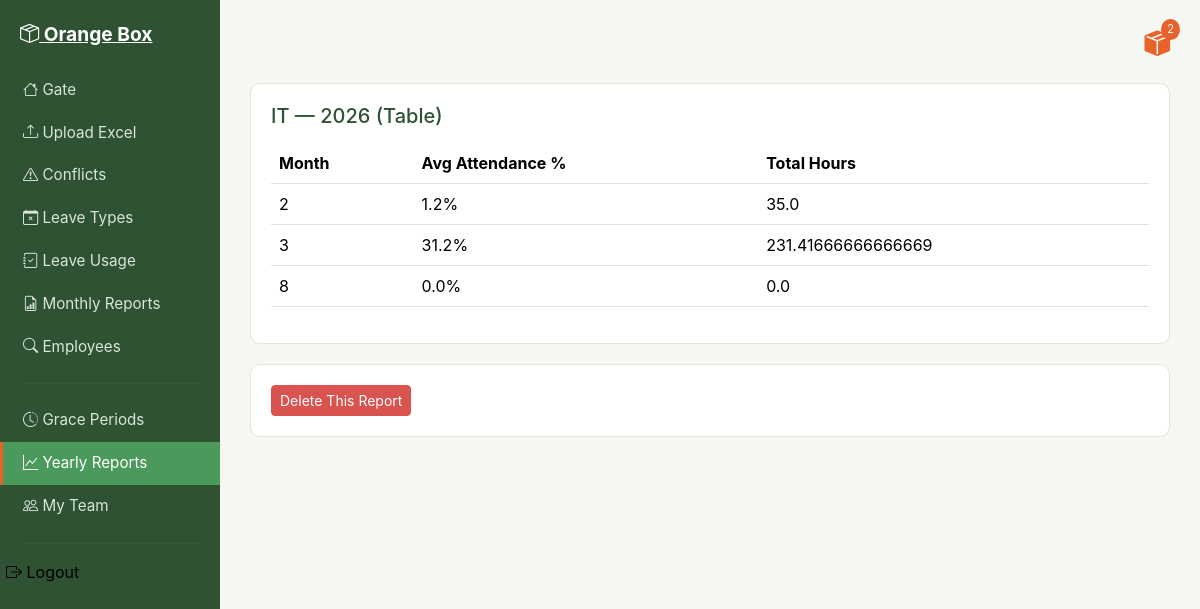
The page /reports/yearly/9/ (signed in) on the database its author committed.
### attendance/models.py (models this page shows, shortened)
class YearlyTrendReport(models.Model):
    department = models.ForeignKey(Department, on_delete=models.CASCADE)
    year = models.IntegerField()
    output_type = models.CharField(max_length=20, choices=[('table', 'Table'), ('chart', 'Chart')])
    generated_date = models.DateTimeField(auto_now_add=True)
    generated_by = models.ForeignKey(AttendanceLead, on_delete=models.CASCADE)
    categories = models.ManyToManyField(Leaves, blank=True)
    display_number = models.IntegerField(default=1)

class Department(models.Model):
    name = models.CharField(max_length=100, unique=True)

### attendance/views.py (the view, shortened to what this page needs)
# urls.py: path('reports/yearly/<int:report_id>/', views.yearly_report_detail, name='yearly_report_detail'),
@login_required
def yearly_report_detail(request, report_id):
    report = YearlyTrendReport.objects.get(id=report_id)
    monthly_summaries = []
    for month in range(1, 13):
        entries = MonthlyReportEntry.objects.filter(
            report__department=report.department, report__year=report.year, report__month=month
        )
        if entries.exists():
            avg_attendance = sum(e.attendance_percentage for e in entries) / entries.count()
            total_hours = sum(e.total_working_hours for e in entries)
            monthly_summaries.append({'month': month, 'avg_attendance': round(avg_attendance, 1), 'total_hours': total_hours})
    categories = report.categories.all()
    leave_chart_data = {}
    all_year_entries = MonthlyReportEntry.objects.filter(report__department=report.department, report__year=report.year)
    total_late = sum(e.total_lateness for e in all_year_entries)
    total_working_days = sum(e.total_working_days for e in all_year_entries)
    total_on_time = max(total_working_days - total_late, 0)
    return render(request, 'attendance/yearly_report_detail.html', {
        'report': report,
        'summaries': monthly_summaries,
        'leave_chart_data': json.dumps(leave_chart_data),
        'total_late': total_late,
        'total_on_time': total_on_time,
    })

### attendance/context_processors.py (called while the page is built)
def notifications_context(request):
    if request.user.is_authenticated:
        unread = Notification.objects.filter(recipient=request.user, status='unread').order_by('-date')
        return {
            'unread_notifications': unread,
            'unread_count': unread.count()
        }
    return {'unread_notifications': [], 'unread_count': 0}

### attendance/templates/attendance/yearly_report_detail.html (shortened to what this page needs)
{% extends 'attendance/base.html' %}
{% block content %}
<div class="ob-card">
    <h5>{{ report.department.name }} — {{ report.year }} ({{ report.output_type|title }})</h5>
    {% if report.output_type == 'table' %}
    <table class="table table-ob">
        <thead><tr><th>Month</th><th>Avg Attendance %</th><th>Total Hours</th></tr></thead>
        <tbody>
        {% for s in summaries %}
        <tr><td>{{ s.month }}</td><td>{{ s.avg_attendance }}%</td><td>{{ s.total_hours }}</td></tr>
        {% empty %}
        <tr><td colspan="3" class="text-center">No monthly report data found for this year yet.</td></tr>
        {% endfor %}
        </tbody>
    </table>
    {% endif %}
</div>
<div class="ob-card">
    <button type="button" class="btn btn-ob-danger btn-sm" data-bs-toggle="modal" data-bs-target="#deleteYearlyModal">Delete This Report</button>
</div>
{% endblock %}

### static/css/style.css (style rules this page uses)
:root { --ob-bg: #f4f7f2; --ob-sidebar: #2f5233; --ob-sidebar-active: #4C9A5B; --ob-accent: #E8622C; --ob-accent-hover: #c94f20; --ob-green: #4C9A5B; --ob-yellow: #E8B93C; --ob-red: #D9534F; --ob-text: #2c2c2c; --ob-muted: #7a7a7a; --ob-card: #ffffff; --ob-border: #e1e6de; }
body { background-color: var(--ob-bg); color: var(--ob-text); font-family: -apple-system, "Segoe UI", Roboto, Arial, sans-serif; }
.ob-card { background-color: var(--ob-card); border: 1px solid var(--ob-border); border-radius: 10px; padding: 20px; margin-bottom: 20px; }
.ob-card h5 { margin-bottom: 15px; color: var(--ob-sidebar); }
.btn-ob-danger { background-color: var(--ob-red); border-color: var(--ob-red); color: #fff; }
.table-ob thead { background-color: var(--ob-sidebar); color: #fff; }
.table-ob tbody tr:nth-child(odd) { background-color: #f9fbf8; }

### rows shown on the page
YearlyTrendReport: department.name "IT", year "2026", output_type "Table"

### other values the page prints
{{ unread_count }} "2"
{{ s.month }} "2" "3" "8"
{{ s.avg_attendance }} "1.2" "31.2" "0.0"
{{ s.total_hours }} "35.0" "231.41666666666669" "0.0"
